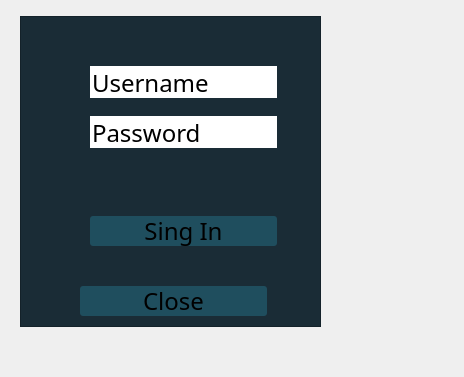
<?xml version="1.0" encoding="UTF-8"?>
<ui version="4.0">
 <class>MainWindow</class>
 <widget class="QMainWindow" name="MainWindow">
  <property name="geometry">
   <rect>
    <x>0</x>
    <y>0</y>
    <width>464</width>
    <height>377</height>
   </rect>
  </property>
  <property name="windowTitle">
   <string>Autorisation</string>
  </property>
  <property name="styleSheet">
   <string notr="true">*{
	font-family:century gothic;
	font-size: 24px;
}

QFrame
{
	background:rgb(26,44,54)
}</string>
  </property>
  <property name="toolButtonStyle">
   <enum>Qt::ToolButtonIconOnly</enum>
  </property>
  <widget class="QWidget" name="centralwidget">
   <widget class="QFrame" name="frame">
    <property name="geometry">
     <rect>
      <x>20</x>
      <y>16</y>
      <width>301</width>
      <height>311</height>
     </rect>
    </property>
    <property name="frameShape">
     <enum>QFrame::StyledPanel</enum>
    </property>
    <property name="frameShadow">
     <enum>QFrame::Raised</enum>
    </property>
    <widget class="QPushButton" name="pushButton">
     <property name="geometry">
      <rect>
       <x>70</x>
       <y>200</y>
       <width>187</width>
       <height>30</height>
      </rect>
     </property>
     <property name="styleSheet">
      <string notr="true">QPushButton
{
	background:rgb(31,78,94);
	border-radius:3px;
}</string>
     </property>
     <property name="text">
      <string>Sing In</string>
     </property>
    </widget>
    <widget class="QPushButton" name="pushButton_2">
     <property name="geometry">
      <rect>
       <x>60</x>
       <y>270</y>
       <width>187</width>
       <height>30</height>
      </rect>
     </property>
     <property name="styleSheet">
      <string notr="true">QPushButton
{
	background:rgb(31,78,94);
	border-radius:3px;
}</string>
     </property>
     <property name="text">
      <string>Close</string>
     </property>
    </widget>
    <widget class="QLineEdit" name="lineEdit_2">
     <property name="geometry">
      <rect>
       <x>70</x>
       <y>100</y>
       <width>187</width>
       <height>32</height>
      </rect>
     </property>
     <property name="styleSheet">
      <string notr="true"/>
     </property>
     <property name="text">
      <string>Password</string>
     </property>
     <property name="frame">
      <bool>false</bool>
     </property>
    </widget>
    <widget class="QLineEdit" name="lineEdit">
     <property name="geometry">
      <rect>
       <x>70</x>
       <y>50</y>
       <width>187</width>
       <height>32</height>
      </rect>
     </property>
     <property name="styleSheet">
      <string notr="true">#lineEdit
{
	border-radius:60px;
}</string>
     </property>
     <property name="text">
      <string>Username</string>
     </property>
     <property name="frame">
      <bool>false</bool>
     </property>
    </widget>
    <widget class="QLabel" name="label">
     <property name="geometry">
      <rect>
       <x>10</x>
       <y>150</y>
       <width>187</width>
       <height>31</height>
      </rect>
     </property>
     <property name="font">
      <font>
       <family>century gothic</family>
       <pointsize>-1</pointsize>
      </font>
     </property>
     <property name="text">
      <string/>
     </property>
    </widget>
   </widget>
  </widget>
  <widget class="QMenuBar" name="menubar">
   <property name="geometry">
    <rect>
     <x>0</x>
     <y>0</y>
     <width>464</width>
     <height>36</height>
    </rect>
   </property>
  </widget>
 </widget>
 <resources/>
 <connections>
  <connection>
   <sender>pushButton_2</sender>
   <signal>clicked()</signal>
   <receiver>MainWindow</receiver>
   <slot>close()</slot>
   <hints>
    <hint type="sourcelabel">
     <x>173</x>
     <y>235</y>
    </hint>
    <hint type="destinationlabel">
     <x>185</x>
     <y>274</y>
    </hint>
   </hints>
  </connection>
 </connections>
</ui>
